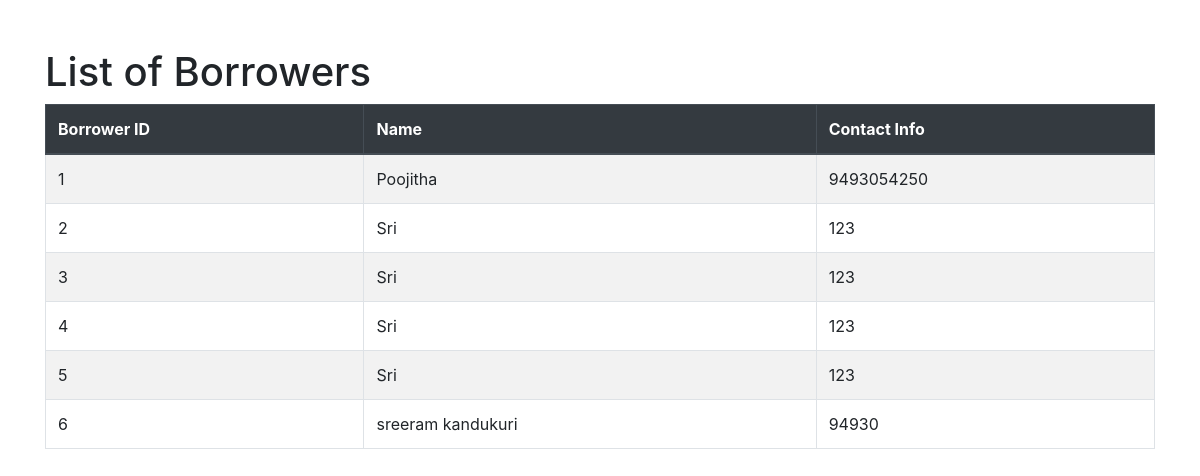
Screenshot of /libraryapp/borrowers/ with the database file from the repository.
### libraryapp/models.py (models this page shows, shortened)
class Borrower(models.Model):
    borrower_id = models.AutoField(primary_key=True)
    borrower_name = models.CharField(max_length=100)
    contact_info = models.CharField(max_length=100)

### libraryapp/views.py (the view)
# urls.py: path('borrowers/',views.borrower_list, name='borrower_list'),
def borrower_list(request):
    borrowers = Borrower.objects.all()  # Fetch all borrowers from the database
    return render(request, 'borrower_list.html', {'borrowers': borrowers})

### libraryapp/templates/borrower_list.html (shortened to what this page needs)
<!DOCTYPE html>
<html lang="en">
<head>
    <link rel="stylesheet" href="https://stackpath.bootstrapcdn.com/bootstrap/4.5.2/css/bootstrap.min.css">
</head>
<body>
    <div class="container mt-5">
        <h1>List of Borrowers</h1>
        <div class="table-responsive">
            <table class="table table-bordered table-striped">
                <thead class="thead-dark">
                    <tr>
                        <th>Borrower ID</th>
                        <th>Name</th>
                        <th>Contact Info</th>
                    </tr>
                </thead>
                <tbody>
                    {% for borrower in borrowers %}
                    <tr>
                        <td>{{ borrower.borrower_id }}</td>
                        <td>{{ borrower.borrower_name }}</td>
                        <td>{{ borrower.contact_info }}</td>
                    </tr>
                    {% empty %}
                    <tr>
                        <td colspan="3">No borrowers available</td>
                    </tr>
                    {% endfor %}
                </tbody>
            </table>
        </div>
    </div>
</body>
</html>

### rows the page displays
Borrower: borrower_id "1", borrower_name "Poojitha", contact_info "9493054250"
Borrower: borrower_id "2", borrower_name "Sri", contact_info "123"
Borrower: borrower_id "3", borrower_name "Sri", contact_info "123"
Borrower: borrower_id "4", borrower_name "Sri", contact_info "123"
Borrower: borrower_id "5", borrower_name "Sri", contact_info "123"
Borrower: borrower_id "6", borrower_name "sreeram kandukuri", contact_info "94930"
